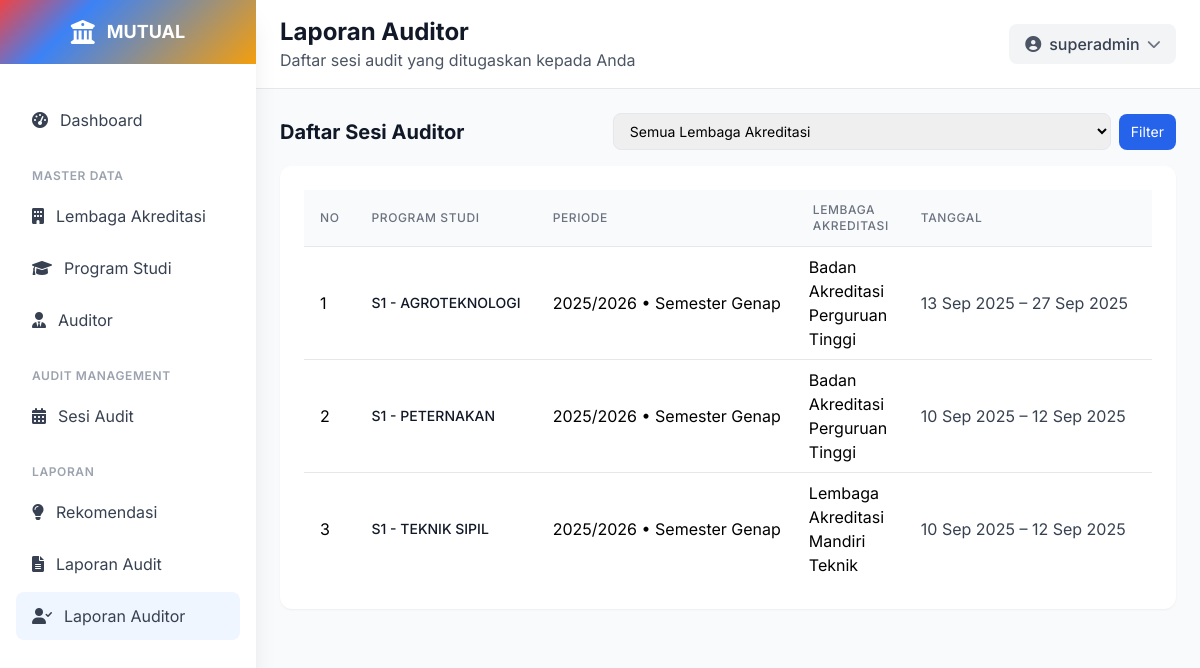
The page /laporan/auditor/ (signed in) on the database its author committed.
### ami/models.py (models this page shows, shortened)
class AuditSession(models.Model):
    program_studi = models.ForeignKey(ProgramStudi, on_delete=models.CASCADE, related_name='audit_sessions')
    tahun_akademik = models.CharField(max_length=9)  # Contoh: "2023/2024"
    semester = models.CharField(max_length=2, choices=[
        ('G', 'Ganjil'),
        ('P', 'Genap'),
    ])
    tanggal_mulai_penilaian_mandiri = models.DateField(blank=True, null=True)
    tanggal_selesai_penilaian_mandiri = models.DateField(blank=True, null=True)
    tanggal_mulai_penilaian_auditor = models.DateField(blank=True, null=True)
    tanggal_selesai_penilaian_auditor = models.DateField(blank=True, null=True)
    status = models.CharField(max_length=20, choices=[
        ('DRAFT', 'Draft'),
        ('PENILAIAN_MANDIRI', 'Penilaian Mandiri'),  # Diperbaiki typo
        ('PENILAIAN_AUDITOR', 'Penilaian Auditor'),  # Diperbaiki typo
        ('SELESAI', 'SELESAI'),
    ], default='DRAFT')
    auditor_ketua = models.ForeignKey(Auditor, on_delete=models.SET_NULL, null=True, blank=True, related_name='ketua_audit_sessions')
    auditor_anggota = models.ManyToManyField(Auditor, related_name='anggota_audit_sessions', blank=True)
    class Meta:
        verbose_name = "Sesi Audit"
        verbose_name_plural = "Sesi Audit"
        unique_together = ['program_studi', 'tahun_akademik', 'semester']
        ordering = ['-tanggal_mulai_penilaian_mandiri']

class ProgramStudi(models.Model):
    lembaga_akreditasi = models.ForeignKey(LembagaAkreditasi, on_delete=models.PROTECT, related_name='program_studi')
    kode = models.CharField(max_length=10, unique=True)
    nama = models.CharField(max_length=255)
    fakultas = models.CharField(max_length=200, choices=[
        ('FKIP', 'FKIP'),
        ('FISIP', 'FISIP'),
        ('FEB', 'FEB'),
        ('FAKUM', 'FAKUM'),
        ('FAPERTA', 'FAPERTA'),
        ('FATEK', 'FATEK'),
        ('FMIPA', 'FMIPA'),
        ('FAHUT', 'FAHUT'),
        ('FK', 'FK'),
        ('FAPETKAN', 'FAPETKAN'),
        ('FKM', 'FKM'),
        ('Pascasarjana', 'Pascasarjana'),
    ])
    jenjang = models.CharField(max_length=50, choices=[
        ('D3', 'Diploma 3'),
        ('D4', 'Diploma 4'),
        ('S1', 'Sarjana'),
        ('S2', 'Magister'),
        ('S3', 'Doktor'),
        ('Profesi','Profesi')
    ])
    akreditasi = models.CharField(max_length=50, blank=True, null=True, choices=[
        ('unggul', 'UNGGUL'),
        ('baik_sekali', 'BAIK SEKALI'),
        ('baik', 'BAIK'),
        ('A', 'A'),
        ('B', 'B'),
        ('C', 'C'),
        ('belum', 'Belum Terakreditasi')
    ] )
    tanggal_akreditasi = models.DateField(blank=True, null=True)
    class Meta:
        verbose_name = "Program Studi"
        verbose_name_plural = "Program Studi"
        ordering = ['kode']

class LembagaAkreditasi(models.Model):
    kode = models.CharField(max_length=20, unique=True)
    nama = models.CharField(max_length=255, unique=True)
    deskripsi = models.TextField(blank=True, null=True)
    website = models.URLField(blank=True, null=True)
    kontak = models.TextField(blank=True, null=True)
    class Meta:
        verbose_name = "Lembaga Akreditasi"
        verbose_name_plural = "Lembaga Akreditasi"
        ordering = ['nama']

### ami/views.py (the view)
# urls.py: path('laporan/auditor/', views.laporan_index_auditor, name='laporan_index_auditor'),
@login_required
def laporan_index_auditor(request):
    auditor = getattr(request.user, 'auditor', None)
    if not (request.user.is_superuser or auditor):
        return HttpResponseForbidden("Halaman ini khusus untuk auditor.")
    qs = (AuditSession.objects
          .select_related('program_studi',
            'program_studi__lembaga_akreditasi',
            'auditor_ketua')
          .prefetch_related('auditor_anggota')
          .all())
    status = request.GET.get('status', '').strip()
    q = request.GET.get('q', '').strip()
    lembaga_id = request.GET.get('lembaga', '').strip()  # dari <select name="lembaga">
    if status:
        qs = qs.filter(status=status)
    if q:
        qs = qs.filter(Q(tahun_akademik__icontains=q) | Q(semester__icontains=q))
    if lembaga_id:
        qs = qs.filter(program_studi__lembaga_akreditasi_id=lembaga_id)
    qs = qs.order_by('-tanggal_mulai_penilaian_mandiri')
    paginator = Paginator(qs, 12)
    page_number = request.GET.get('page')
    page_obj = paginator.get_page(page_number)
    return render(request, 'ami/laporan_index_auditor.html', {
        'audit_sessions': page_obj,
        'status_selected': status,
        'q': q,
        'lembaga_list': LembagaAkreditasi.objects.all(),
        'lembaga_selected': lembaga_id,
    })

### templates/ami/laporan_index_auditor.html (shortened to what this page needs)
{% extends 'base.html' %}
{% load static %}
{% block page_title %}Laporan Auditor{% endblock %}
{% block page_subtitle %}Daftar sesi audit yang ditugaskan kepada Anda{% endblock %}
{% block content %}
<div class="p-4 lg:p-6 bg-gray-50">
  <div class="flex items-center justify-between mb-4">
  <h2 class="text-lg lg:text-xl font-bold text-gray-900">Daftar Sesi Auditor</h2>
    <form method="get" class="flex items-center space-x-2">
        <select name="lembaga" id="lembaga" class="border rounded-lg px-3 py-2 text-sm">
          <option value="">Semua Lembaga Akreditasi</option>
        </select>
        <button class="px-3 py-2 rounded-lg bg-blue-600 text-white text-sm">Filter</button>
    </form>
    </div >
  <div class="max-w-8xl mx-auto">
    <div class="bg-white rounded-xl shadow-sm p-4 lg:p-6">
      <div class="overflow-x-auto">
        <table class="min-w-full divide-y divide-gray-200">
          <thead class="bg-gray-50">
            <tr>
              <th class="px-4 py-3 text-left text-xs font-medium text-gray-500 uppercase tracking-wider">No</th>
              <th class="px-4 py-3 text-left text-xs font-medium text-gray-500 uppercase tracking-wider">Program Studi</th>
              <th class="px-4 py-3 text-left text-xs font-medium text-gray-500 uppercase tracking-wider">Periode</th>
              <th class="px-4 py-3 text-left text-xs font-medium text-gray-500 uppercase tracking-wider">Lembaga Akreditasi</th>
              <th class="px-4 py-3 text-left text-xs font-medium text-gray-500 uppercase tracking-wider hidden md:table-cell">Tanggal</th>
              <th class="px-4 py-3 text-left text-xs font-medium text-gray-500 uppercase tracking-wider">Status</th>
            </tr>
          </thead>
          <tbody class="bg-white divide-y divide-gray-200">
            {% for s in audit_sessions %}
            <tr class="hover:bg-gray-50">
              <td class="px-4 py-3 whitespace-nowrap ">{{ forloop.counter }}</td>
              <td class="px-4 py-3 whitespace-nowrap">
                <div class="text-sm font-medium text-gray-900">
                  {{ s.program_studi.jenjang }} - {{ s.program_studi.nama }}
                </div>
              </td>
              <td class="px-4 py-3 whitespace-nowrap">
                {{ s.tahun_akademik }} • Semester {{ s.get_semester_display|default:s.semester }}
              </td>
              <td class="px-3 py-2">
                {{ s.program_studi.lembaga_akreditasi.nama|default:"-" }}
              </td>
              <td class="px-4 py-3 whitespace-nowrap text-gray-700 hidden md:table-cell">
                {{ s.tanggal_mulai_penilaian_mandiri|date:"d M Y" }}
                –
                {{ s.tanggal_selesai|default:s.tanggal_selesai_penilaian_auditor|date:"d M Y" }}
              </td>
<td class="px-4 py-3 whitespace-nowrap">
            </td>
            </tr>
            {% empty %}
            <tr>
              <td colspan="7" class="px-3 py-8 text-center text-gray-500 text-sm">
                Belum ada sesi audit yang ditugaskan kepada Anda.
              </td>
            </tr>
            {% endfor %}
          </tbody>
        </table>
      </div>
    </div>
  </div>
</div>
{% endblock %}

### templates/base.html (shortened to what this page needs)
<!DOCTYPE html>
<html lang="id">
<head>
    <script src="https://cdn.tailwindcss.com"></script>
    <link href="https://cdnjs.cloudflare.com/ajax/libs/font-awesome/6.0.0/css/all.min.css" rel="stylesheet">
    <link href="https://cdn.jsdelivr.net/npm/select2@4.1.0-rc.0/dist/css/select2.min.css" rel="stylesheet" />
    <link href="https://cdn.jsdelivr.net/npm/select2-bootstrap-5-theme@1.3.0/dist/select2-bootstrap-5-theme.min.css" rel="stylesheet" />
</head>
<body class="bg-gray-50">
    <div class="fixed inset-y-0 left-0 z-50 w-64 bg-white shadow-xl transform transition-transform duration-300 ease-in-out lg:translate-x-0 -translate-x-full flex flex-col" id="sidebar">
        <div class="flex items-center justify-center h-16 gradient-bg flex-shrink-0">
            <div class="flex items-center space-x-3">
                <i class="fas fa-university text-white text-2xl"></i>
                <span class="text-white font-bold text-lg">MUTUAL</span>
            </div>
        </div>
        <nav class="flex-1 overflow-y-auto mt-8 px-4 pb-4 ">
            <div class="space-y-2">
                <a href="{% url 'ami:dashboard' %}" class="sidebar-item flex items-center px-4 py-3 text-gray-700 rounded-lg transition-all duration-200 {% if request.resolver_match.url_name == 'dashboard' %}bg-blue-50 text-blue-600{% else %}hover:bg-gray-50{% endif %}">
                    <i class="fas fa-tachometer-alt mr-3"></i>
                    <span>Dashboard</span>
                </a>
                {% if user.is_superuser %}
                <div class="pt-4">
                    <p class="px-4 text-xs font-semibold text-gray-400 uppercase tracking-wider">Master Data</p>
                    <div class="mt-2 space-y-1">
                        <a href="{% url 'ami:lembaga_akreditasi_list' %}" class="sidebar-item flex items-center px-4 py-3 text-gray-700 rounded-lg transition-all duration-200 {% if request.resolver_match.url_name == 'lembaga_akreditasi_list' %}bg-blue-50 text-blue-600{% else %}hover:bg-gray-50{% endif %}">
                            <i class="fas fa-building mr-3"></i>
                            <span>Lembaga Akreditasi</span>
                        </a>
                        <a href="{% url 'ami:program_studi_list' %}" class="sidebar-item flex items-center px-4 py-3 text-gray-700 rounded-lg transition-all duration-200 {% if request.resolver_match.url_name == 'program_studi_list' %}bg-blue-50 text-blue-600{% else %}hover:bg-gray-50{% endif %}">
                            <i class="fas fa-graduation-cap mr-3"></i>
                            <span>Program Studi</span>
                        </a>
                        <a href="{% url 'ami:auditor_list' %}" class="sidebar-item flex items-center px-4 py-3 text-gray-700 rounded-lg transition-all duration-200 {% if request.resolver_match.url_name == 'auditor_list' %}bg-blue-50 text-blue-600{% else %}hover:bg-gray-50{% endif %}">
                            <i class="fas fa-user-tie mr-3"></i>
                            <span>Auditor</span>
                        </a>
                    </div>
                </div>
                {% endif %}
                <div class="pt-4">
                    <p class="px-4 text-xs font-semibold text-gray-400 uppercase tracking-wider">Audit Management</p>
                    <div class="mt-2 space-y-1">
                        <a href="{% url 'ami:audit_session_list' %}" class="sidebar-item flex items-center px-4 py-3 text-gray-700 rounded-lg transition-all duration-200 {% if request.resolver_match.url_name == 'audit_session_list' %}bg-blue-50 text-blue-600{% else %}hover:bg-gray-50{% endif %}">
                            <i class="fas fa-calendar-alt mr-3"></i>
                            <span>Sesi Audit</span>
                        </a>
                    </div>
                </div>
                <div class="pt-4">
                    <p class="px-4 text-xs font-semibold text-gray-400 uppercase tracking-wider">Laporan</p>
                    <div class="mt-2 space-y-1">
                        <a href="#" class="sidebar-item flex items-center px-4 py-3 text-gray-700 rounded-lg transition-all duration-200 hover:bg-gray-50">
                            <i class="fas fa-lightbulb mr-3"></i>
                            <span>Rekomendasi</span>
                        </a>
                        <a href="{% url 'ami:laporan_index_audit' %}"
                            class="sidebar-item flex items-center px-4 py-3 text-gray-700 rounded-lg transition-all duration-200 {% if request.resolver_match.url_name == 'laporan_index_audit' %}bg-blue-50 text-blue-600{% else %}hover:bg-gray-50{% endif %}">
                            <i class="fas fa-file-alt mr-3"></i>
                            <span>Laporan Audit</span>
                        </a>
                        {% if user.auditor or user.is_superuser %}
                        <a href="{% url 'ami:laporan_index_auditor' %}"
                            class="sidebar-item flex items-center px-4 py-3 text-gray-700 rounded-lg transition-all duration-200 {% if request.resolver_match.url_name == 'laporan_index_auditor' %}bg-blue-50 text-blue-600{% else %}hover:bg-gray-50{% endif %}">
                            <i class="fas fa-user-check mr-3"></i>
                            <span>Laporan Auditor</span>
                        </a>
                        {% endif %}
                    </div>
                </div>
            </div>
        </nav>
    </div>
    <div class="lg:ml-64 flex flex-col min-h-screen">
        <header class="bg-white shadow-sm border-b border-gray-200">
            <div class="flex items-center justify-between px-4 lg:px-6 py-4 print:hidden ">
                <div class="lg:block hidden">
                    <h1 class="text-xl lg:text-2xl font-bold text-gray-900">{% block page_title %}{% endblock %}</h1>
                    <p class="text-gray-600">{% block page_subtitle %}{% endblock %}</p>
                </div>
                <div class="flex items-center space-x-4">
                    <div class="relative print:hidden">
                        <button id="profileButton" class="flex items-center space-x-2 bg-gray-100 hover:bg-gray-200 px-4 py-2 rounded-lg transition-colors">
                            <i class="fas fa-user-circle text-gray-600"></i>
                            <span class="text-gray-700 font-medium">{{ user.get_full_name|default:user.username }}</span>
                            <i class="fas fa-chevron-down text-gray-500 text-sm transition-transform" id="chevronIcon"></i>
                        </button>
                    </div>
                </div>
            </div>
        </header>
        {% block content %}{% endblock %}
    </div>
</body>
</html>

### templates/base.html (style rules this page uses)
body { font-family: 'Inter', sans-serif; }
.gradient-bg { background: linear-gradient(135deg, #ef4444 0%, #3b82f6 30%, #f59e0b 100%) }

### rows shown on the page
AuditSession: program_studi.jenjang "S1", program_studi.nama "AGROTEKNOLOGI", tahun_akademik "2025/2026", semester "Genap", program_studi.lembaga_akreditasi.nama "Badan Akreditasi Perguruan Tinggi", tanggal_mulai_penilaian_mandiri "13 Sep 2025", tanggal_selesai "27 Sep 2025"
AuditSession: program_studi.jenjang "S1", program_studi.nama "PETERNAKAN", tahun_akademik "2025/2026", semester "Genap", program_studi.lembaga_akreditasi.nama "Badan Akreditasi Perguruan Tinggi", tanggal_mulai_penilaian_mandiri "10 Sep 2025", tanggal_selesai "12 Sep 2025"
AuditSession: program_studi.jenjang "S1", program_studi.nama "TEKNIK SIPIL", tahun_akademik "2025/2026", semester "Genap", program_studi.lembaga_akreditasi.nama "Lembaga Akreditasi Mandiri Teknik", tanggal_mulai_penilaian_mandiri "10 Sep 2025", tanggal_selesai "12 Sep 2025"

### other values the page prints
{{ user.get_full_name|default:user.username }} "superadmin"
